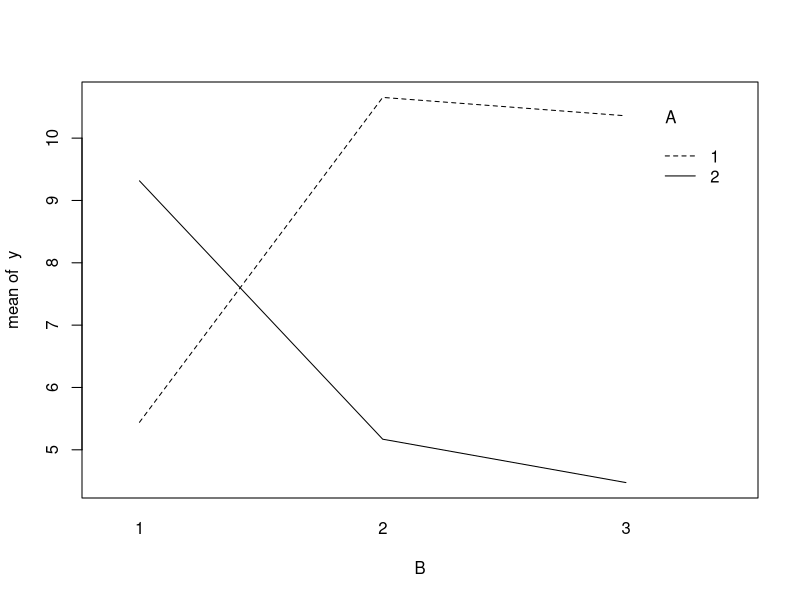

Write R code to recreate this figure.
## ---- chunk 1
cat("The result value is 0.742");
## ---- chunk 2
result1b = choose(7,4);
cat("Reuslt is",result1b);
## ---- chunk 3
cat("The answer is two assignment ");
## ---- chunk 4
cat("The palue is" , 2/35);
## ---- chunk 5
set.seed(42);
y=c(rnorm(5,5),rnorm(5,10),rnorm(5,10),rnorm(5,10),rnorm(5,5),rnorm(5,5))

A=as.factor(c(rep(1,15),rep(2,15)));
B=as.factor(c(rep(1,5),rep(2,5),rep(3,5),rep(1,5),rep(2,5),rep(3,5)))

anova(lm(y~A*B))

interaction.plot(B,A,y);
## ---- chunk 6
lm.out = lm(y~A*B);
anova(lm.out);
## ---- chunk 7
tapply(y,list(A,B),FUN=mean)
## ---- chunk 8
K=qtukey(0.95,6,24) *sqrt(1.591/30); K
## ---- chunk 9
cat("Following pairs are declared different:
    A1B1-A1B2;A1B1-A1B3;A1B1-A2B1
    A1B2-A2B1;A1B2-A2B2;A1B2-A2B3
    A1B3-A2B1;A1B3-A2B2;A1B3-A2B3
    A2B1-A2B2;A2B1-A2B3");
## ---- chunk 10
qtukey=qtukey(0.95,6,24);qtukey
tcrit=sqrt(2)*qt(1-0.025/15,24);tcrit

## ---- chunk 11
cat("I perfer the Tukey's method, because Turkey's method can modify to exactly idea alpha, moreover, Turkey's method can provide shorter confidence intervals. ")

